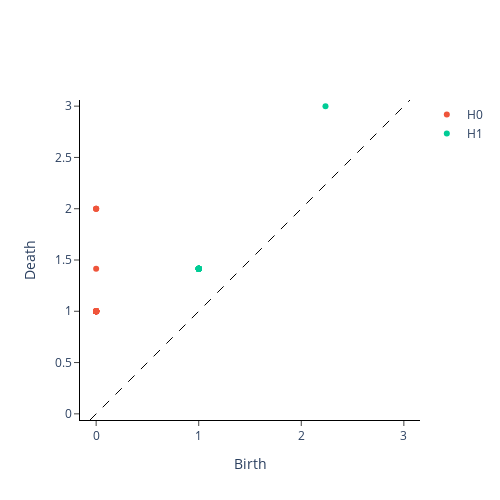

Here is the notebook cell this chart was saved with:
### Markdown cell above
## Example persistence plot

### Code cell
embedder_nonperiodic = SingleTakensEmbedding(
    parameters_type = "fixed",
    time_delay = 7,
    dimension = 2
)

y_nonperiodic_embedded = embedder_nonperiodic.fit_transform(x)

y_nonperiodic_embedded = y_nonperiodic_embedded[None, :, :]

nonperiodic_persistence = VietorisRipsPersistence(
    homology_dimensions = [0, 1]
)
nonperiodic_persistence.fit_transform_plot(y_nonperiodic_embedded)

### Figure 1 — Plotly figure (JSON) as saved in the notebook; plotly's stock layout.template omitted (floating-point values rounded to 4 significant figures)
{"data": [{"hoverinfo": "none", "line": {"color": "black", "dash": "dash", "width": 1}, "mode": "lines", "showlegend": false, "type": "scatter", "x": [-0.06, 3.06], "y": [-0.06, 3.06]}, {"hoverinfo": "text", "hovertext": ["(0.0, 1.0), multiplicity: 40", "(0.0, 1.0), multiplicity: 40", "(0.0, 1.0), multiplicity: 40", "(0.0, 1.0), multiplicity: 40", "(0.0, 1.0), multiplicity: 40", "(0.0, 1.0), multiplicity: 40", "(0.0, 1.0), multiplicity: 40", "(0.0, 1.0), multiplicity: 40", "(0.0, 1.0), multiplicity: 40", "(0.0, 1.0), multiplicity: 40", "(0.0, 1.0), multiplicity: 40", "(0.0, 1.0), multiplicity: 40", "(0.0, 1.0), multiplicity: 40", "(0.0, 1.0), multiplicity: 40", "(0.0, 1.0), multiplicity: 40", "(0.0, 1.0), multiplicity: 40", "(0.0, 1.0), multiplicity: 40", "(0.0, 1.0), multiplicity: 40", "(0.0, 1.0), multiplicity: 40", "(0.0, 1.0), multiplicity: 40", "(0.0, 1.0), multiplicity: 40", "(0.0, 1.0), multiplicity: 40", "(0.0, 1.0), multiplicity: 40", "(0.0, 1.0), multiplicity: 40", "(0.0, 1.0), multiplicity: 40", "(0.0, 1.0), multiplicity: 40", "(0.0, 1.0), multiplicity: 40", "(0.0, 1.0), multiplicity: 40", "(0.0, 1.0), multiplicity: 40", "(0.0, 1.0), multiplicity: 40", "(0.0, 1.0), multiplicity: 40", "(0.0, 1.0), multiplicity: 40", "(0.0, 1.0), multiplicity: 40", "(0.0, 1.0), multiplicity: 40", "(0.0, 1.0), multiplicity: 40", "(0.0, 1.0), multiplicity: 40", "(0.0, 1.0), multiplicity: 40", "(0.0, 1.0), multiplicity: 40", "(0.0, 1.0), multiplicity: 40", "(0.0, 1.0), multiplicity: 40", "(0.0, 1.4142135381698608)", "(0.0, 2.0), multiplicity: 3", "(0.0, 2.0), multiplicity: 3", "(0.0, 2.0), multiplicity: 3"], "mode": "markers", "name": "H0", "type": "scatter", "x": [0, 0, 0, 0, 0, 0, 0, 0, 0, 0, 0, 0, 0, 0, 0, 0, 0, 0, 0, 0, 0, 0, 0, 0, 0, 0, 0, 0, 0, 0, 0, 0, 0, 0, 0, 0, 0, 0, 0, 0, 0, 0, 0, 0], "y": [1, 1, 1, 1, 1, 1, 1, 1, 1, 1, 1, 1, 1, 1, 1, 1, 1, 1, 1, 1, 1, 1, 1, 1, 1, 1, 1, 1, 1, 1, 1, 1, 1, 1, 1, 1, 1, 1, 1, 1, 1.414, 2, 2, 2]}, {"hoverinfo": "text", "hovertext": ["(2.2360680103302, 3.0)", "(1.0, 1.4142135381698608), multiplicity: 26", "(1.0, 1.4142135381698608), multiplicity: 26", "(1.0, 1.4142135381698608), multiplicity: 26", "(1.0, 1.4142135381698608), multiplicity: 26", "(1.0, 1.4142135381698608), multiplicity: 26", "(1.0, 1.4142135381698608), multiplicity: 26", "(1.0, 1.4142135381698608), multiplicity: 26", "(1.0, 1.4142135381698608), multiplicity: 26", "(1.0, 1.4142135381698608), multiplicity: 26", "(1.0, 1.4142135381698608), multiplicity: 26", "(1.0, 1.4142135381698608), multiplicity: 26", "(1.0, 1.4142135381698608), multiplicity: 26", "(1.0, 1.4142135381698608), multiplicity: 26", "(1.0, 1.4142135381698608), multiplicity: 26", "(1.0, 1.4142135381698608), multiplicity: 26", "(1.0, 1.4142135381698608), multiplicity: 26", "(1.0, 1.4142135381698608), multiplicity: 26", "(1.0, 1.4142135381698608), multiplicity: 26", "(1.0, 1.4142135381698608), multiplicity: 26", "(1.0, 1.4142135381698608), multiplicity: 26", "(1.0, 1.4142135381698608), multiplicity: 26", "(1.0, 1.4142135381698608), multiplicity: 26", "(1.0, 1.4142135381698608), multiplicity: 26", "(1.0, 1.4142135381698608), multiplicity: 26", "(1.0, 1.4142135381698608), multiplicity: 26", "(1.0, 1.4142135381698608), multiplicity: 26"], "mode": "markers", "name": "H1", "type": "scatter", "x": [2.236, 1, 1, 1, 1, 1, 1, 1, 1, 1, 1, 1, 1, 1, 1, 1, 1, 1, 1, 1, 1, 1, 1, 1, 1, 1, 1], "y": [3, 1.414, 1.414, 1.414, 1.414, 1.414, 1.414, 1.414, 1.414, 1.414, 1.414, 1.414, 1.414, 1.414, 1.414, 1.414, 1.414, 1.414, 1.414, 1.414, 1.414, 1.414, 1.414, 1.414, 1.414, 1.414, 1.414]}], "layout": {"height": 500, "plot_bgcolor": "white", "width": 500, "xaxis": {"autorange": false, "exponentformat": "e", "linecolor": "black", "linewidth": 1, "mirror": false, "range": [-0.06, 3.06], "showexponent": "all", "showline": true, "side": "bottom", "ticks": "outside", "title": {"text": "Birth"}, "type": "linear", "zeroline": true}, "yaxis": {"autorange": false, "exponentformat": "e", "linecolor": "black", "linewidth": 1, "mirror": false, "range": [-0.06, 3.06], "scaleanchor": "x", "scaleratio": 1, "showexponent": "all", "showline": true, "side": "left", "ticks": "outside", "title": {"text": "Death"}, "type": "linear", "zeroline": true}}}
